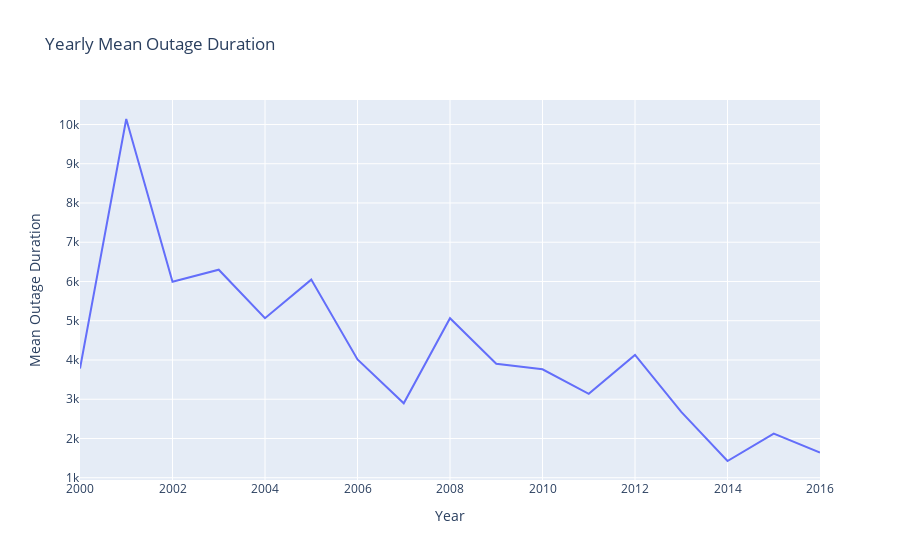

This figure's notebook cell:
### Markdown cell above
First let's take a look at power outages over time. We can do so by looking at number of customers affected and outage duration times over the years.

### Code cell
# create a scatter plot where the x values are years in sorted order and the 
# x values are the mean outage durations for each year

fig3 = px.line(x=severe_weather.groupby("YEAR").mean().index, 
               y=severe_weather.groupby("YEAR").mean()["OUTAGE.DURATION"],
              labels={'x': 'Year', 'y':'Mean Outage Duration'},
              title="Yearly Mean Outage Duration")

fig3.show()

### Figure 1 — Plotly figure (JSON) as saved in the notebook; plotly's stock layout.template omitted (floating-point values rounded to 4 significant figures)
{"data": [{"hovertemplate": "Year=%{x}<br>Mean Outage Duration=%{y}<extra></extra>", "legendgroup": "", "line": {"color": "#636efa", "dash": "solid"}, "marker": {"symbol": "circle"}, "mode": "lines", "name": "", "orientation": "v", "showlegend": false, "type": "scatter", "x": [2000, 2001, 2002, 2003, 2004, 2005, 2006, 2007, 2008, 2009, 2010, 2011, 2012, 2013, 2014, 2015, 2016], "xaxis": "x", "y": [3783.0, 10140, 5991, 6299.0, 5065.0, 6048.0, 4015.0, 2896.0, 5065.0, 3905.0, 3764.0, 3139.0, 4128.0, 2679.0, 1426.0, 2123.0, 1640.0], "yaxis": "y"}], "layout": {"legend": {"tracegroupgap": 0}, "title": {"text": "Yearly Mean Outage Duration"}, "xaxis": {"anchor": "y", "domain": [0, 1], "title": {"text": "Year"}}, "yaxis": {"anchor": "x", "domain": [0, 1], "title": {"text": "Mean Outage Duration"}}}}
